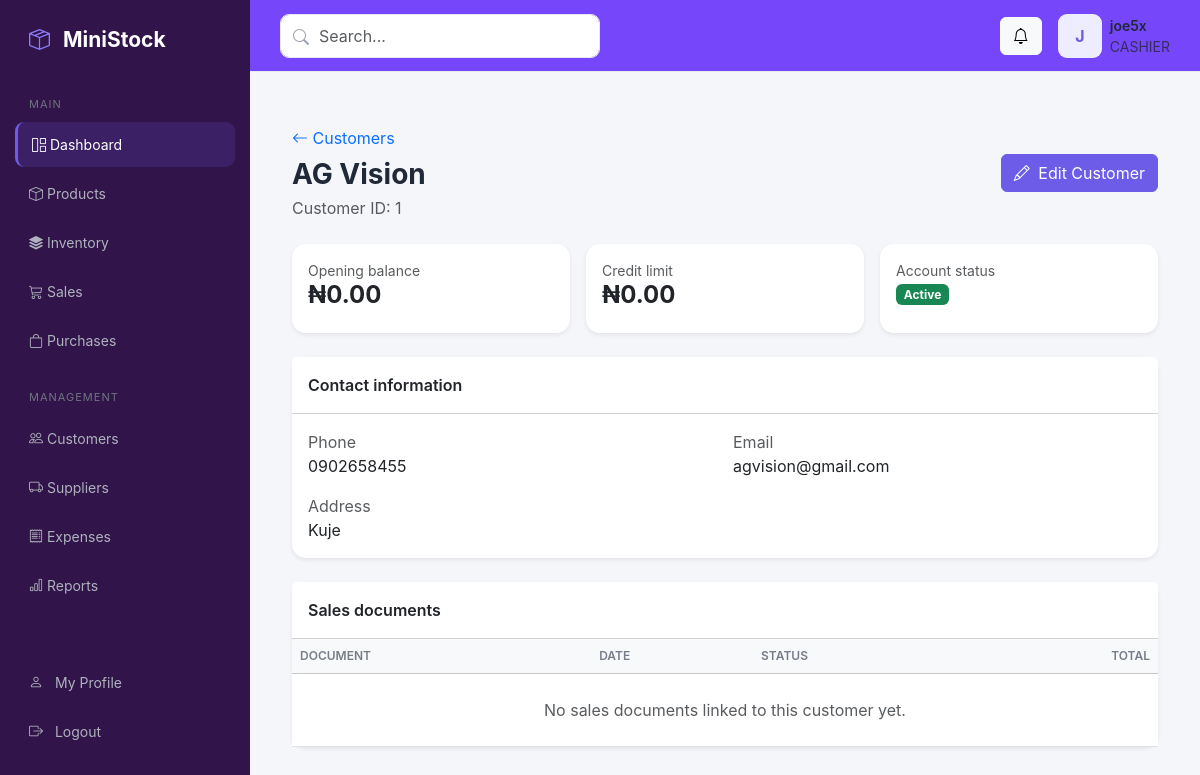
The page /customers/1/ (signed in) on the database as committed earlier.
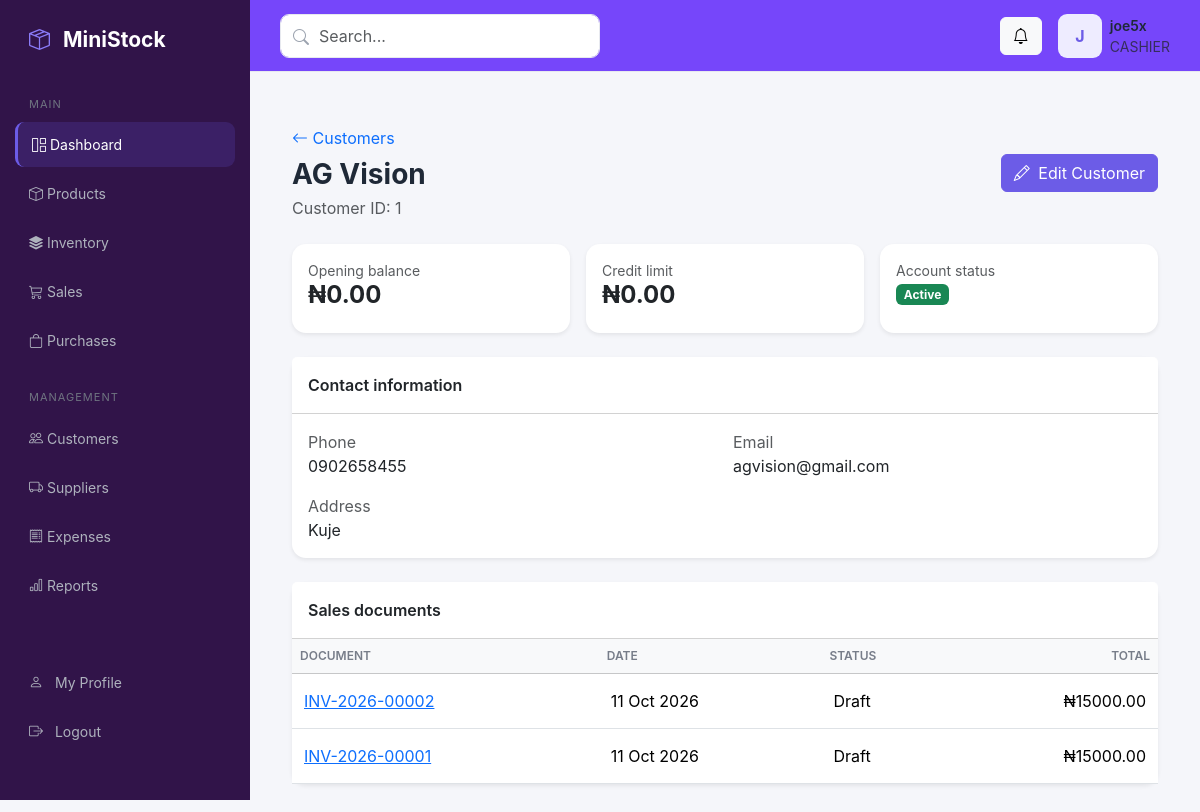
The same page on the database as committed later.
### documents/models.py (models this page shows, shortened)
class OrderDocument(models.Model):
    class DocumentType(models.TextChoices):
        PURCHASE = "PURCHASE", "Purchase"
        SALE = "SALE", "Sales"
    class Status(models.TextChoices):
        DRAFT = "DRAFT", "Draft"
        COMPLETED = "COMPLETED", "Completed"
        CANCELLED = "CANCELLED", "Cancelled"
    doc_code = models.CharField(max_length=10)
    doc_year = models.CharField(max_length=4)
    doc_num = models.CharField(max_length=20)
    document_type = models.CharField(
        max_length=10,
        choices=DocumentType.choices,
        default=DocumentType.PURCHASE,
    )
    doc_date = models.DateField(default=timezone.localdate)
    status = models.CharField(
        max_length=20,
        choices=Status.choices,
        default=Status.DRAFT,
    )
    supplier = models.ForeignKey(
        "suppliers.Supplier",
        on_delete=models.PROTECT,
        related_name="order_documents",
        null=True,
        blank=True,
    )
    supplier_name = models.CharField(
        max_length=255,
        blank=True,
    )
    supplier_invoice = models.CharField(
        max_length=100,
        blank=True,
    )
    customer = models.ForeignKey(
        "customers.Customer",
        on_delete=models.PROTECT,
        related_name="order_documents",
        null=True,
        blank=True,
    )
    customer_name = models.CharField(
        max_length=255,
        blank=True,
    )
    currency = models.CharField(max_length=10, default="NGN", blank=True)
    credit_fercility = models.CharField(max_length=100, blank=True)
    address = models.TextField(blank=True)
    project = models.CharField(max_length=255, blank=True)
    subtotal = models.DecimalField(
        max_digits=14,
        decimal_places=2,
        default=Decimal("0.00"),
    )
    total_discount = models.DecimalField(
        max_digits=14,
        decimal_places=2,
        default=Decimal("0.00"),
    )
    tax = models.DecimalField(
        max_digits=14,
        decimal_places=2,
        default=Decimal("0.00"),
    )
    grand_total = models.DecimalField(
        max_digits=14,
        decimal_places=2,
        default=Decimal("0.00"),
    )
    created_by = models.ForeignKey(
        settings.AUTH_USER_MODEL,
        on_delete=models.PROTECT,
        related_name="order_documents",
        null=True,
        blank=True,
    )
    created_at = models.DateTimeField(auto_now_add=True)
    updated_at = models.DateTimeField(auto_now=True)
    class Meta:
        ordering = ["-created_at", "-pk"]
        constraints = [
            models.UniqueConstraint(
                fields=["doc_code", "doc_year", "doc_num"],
                name="unique_order_document_number",
            ),
        ]
    def __str__(self):
        return f"{self.doc_code}-{self.doc_year}-{self.doc_num}"

### customers/views.py (the view)
# urls.py: path("<int:pk>/", views.customer_detail, name="customer_detail"),
@login_required
def customer_detail(request, pk):
    customer = get_object_or_404(Customer, pk=pk)
    documents = customer.order_documents.order_by(
        "-doc_date", "-pk"
    )
    return render(request, "customers/customer_detail.html", {
        "customer": customer,
        "documents": documents,
    })

### templates/customers/customer_detail.html (shortened to what this page needs)
{% extends "base.html" %}
{% block content %}
<div class="container-fluid py-4">
    <div class="d-flex justify-content-between align-items-center flex-wrap gap-3 mb-4">
        <div>
            <a href="{% url 'customers:customer_list' %}" class="text-decoration-none">
                <i class="bi bi-arrow-left"></i> Customers
            </a>
            <h3 class="fw-bold mt-2 mb-1">{{ customer.name }}</h3>
            <span class="text-muted">Customer ID: {{ customer.pk }}</span>
        </div>
        <a href="{% url 'customers:customer_update' customer.pk %}" class="btn btn-primary">
            <i class="bi bi-pencil me-1"></i> Edit Customer
        </a>
    </div>
    <div class="row g-3 mb-4">
        <div class="col-md-4">
            <div class="card border-0 shadow-sm h-100"><div class="card-body">
                <div class="text-muted small">Opening balance</div>
                <h4 class="fw-bold">₦{{ customer.opening_balance|floatformat:2 }}</h4>
            </div></div>
        </div>
        <div class="col-md-4">
            <div class="card border-0 shadow-sm h-100"><div class="card-body">
                <div class="text-muted small">Credit limit</div>
                <h4 class="fw-bold">₦{{ customer.credit_limit|floatformat:2 }}</h4>
            </div></div>
        </div>
        <div class="col-md-4">
            <div class="card border-0 shadow-sm h-100"><div class="card-body">
                <div class="text-muted small">Account status</div>
                {% if customer.is_active %}
                <span class="badge text-bg-success">Active</span>
                {% else %}
                <span class="badge text-bg-secondary">Inactive</span>
                {% endif %}
            </div></div>
        </div>
    </div>
    <div class="card border-0 shadow-sm mb-4">
        <div class="card-header bg-white fw-semibold py-3">Contact information</div>
        <div class="card-body">
            <div class="row g-3">
                <div class="col-md-6"><span class="text-muted">Phone</span><div>{{ customer.phone|default:"—" }}</div></div>
                <div class="col-md-6"><span class="text-muted">Email</span><div>{{ customer.email|default:"—" }}</div></div>
                <div class="col-12"><span class="text-muted">Address</span><div>{{ customer.address|default:"—"|linebreaksbr }}</div></div>
            </div>
        </div>
    </div>
    <div class="card border-0 shadow-sm">
        <div class="card-header bg-white fw-semibold py-3">Sales documents</div>
        <div class="table-responsive">
            <table class="table table-hover align-middle mb-0">
                <thead class="table-light">
                    <tr><th>Document</th><th>Date</th><th>Status</th><th class="text-end">Total</th></tr>
                </thead>
                <tbody>
                    {% for document in documents %}
                    <tr>
                        <td>
                            <a href="{% url 'documents:document_detail' document.pk %}">
                                {{ document }}
                            </a>
                        </td>
                        <td>{{ document.doc_date|date:"d M Y" }}</td>
                        <td>{{ document.get_status_display }}</td>
                        <td class="text-end">₦{{ document.grand_total|floatformat:2 }}</td>
                    </tr>
                    {% empty %}
                    <tr><td colspan="4" class="text-center text-muted py-4">No sales documents linked to this customer yet.</td></tr>
                    {% endfor %}
                </tbody>
            </table>
        </div>
    </div>
</div>
{% endblock %}

Rows that differ between the two databases and show on the page:
added OrderDocument: doc_code+doc_year+doc_num "INV-2026-00002", doc_date "11 Oct 2026", status "Draft", grand_total "15000.00"
added OrderDocument: doc_code+doc_year+doc_num "INV-2026-00001", doc_date "11 Oct 2026", status "Draft", grand_total "15000.00"
Other text that changed with them:
text no longer shown: "No sales documents linked to this customer yet."
